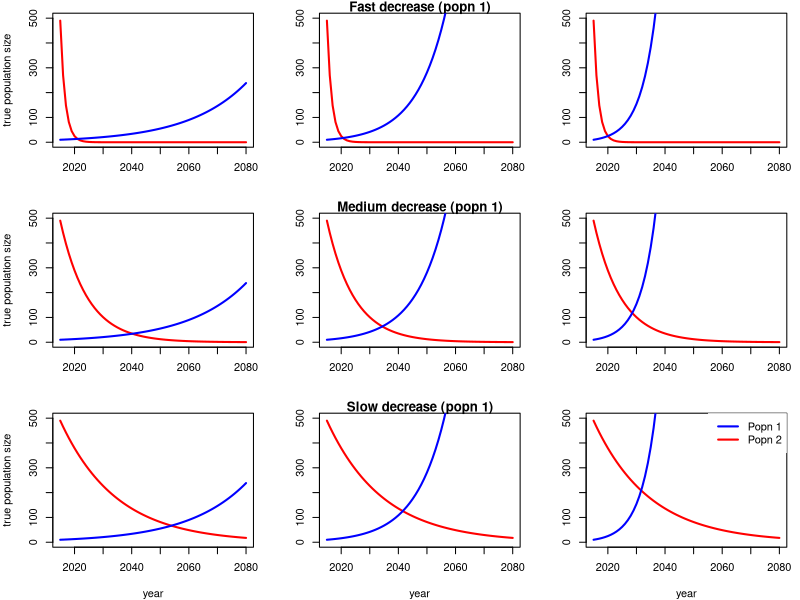
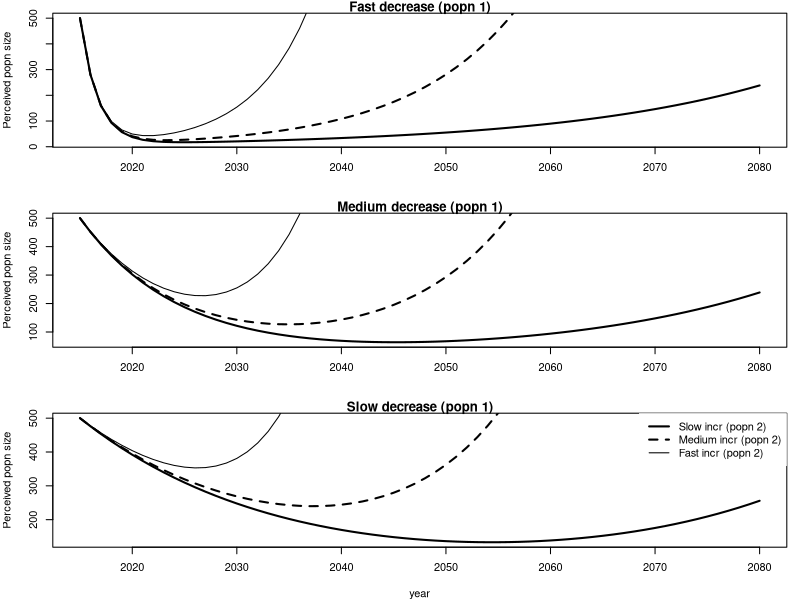
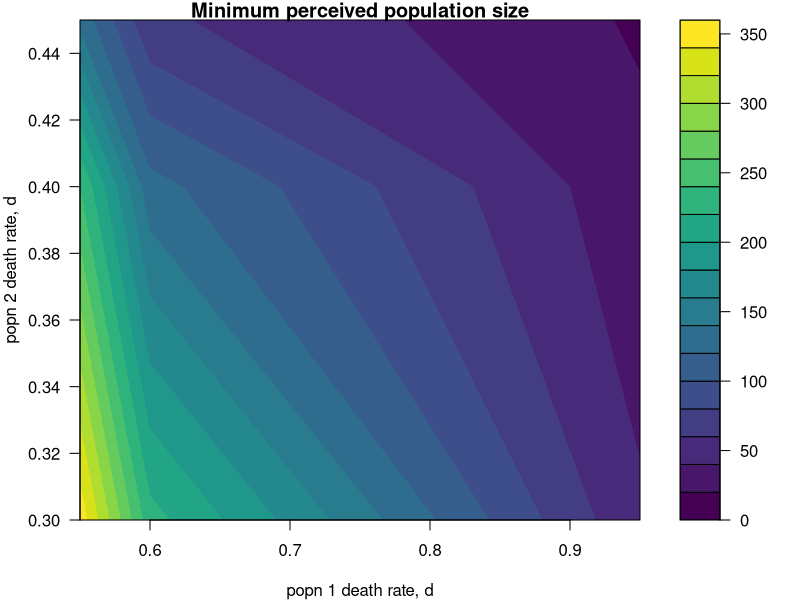

These charts were generated, in order, by the following R code:
# TOY EXAMPLE: TWO POPULATIONS ARE PERCEIVED AS ONE
# Loads a color palette
library(viridis)

# Remove all objects - always start with this
rm(list=ls())

# This function assumes geometric growth (i.e. no density dependence)
# The function will output a list of times and corresponding
# population sizes

# b: births per individual in a year
# d: prob of dying in a year
# Nstart: population size at time tstart
# tstart: the start time
# tend: the end time

GeoGrowth = function(Nstart,b,d,tstart,tend){
  Result = c(tstart,Nstart)
  N = Nstart
  for(t in seq(tstart+1,tend,1)){
    N = N + b*N - d*N # This is the core equation. It states
    # the future population size is the current population size, N,
    # + births - deaths. Then the new population size is used
    # iteratively to calculate the next year, and so forth.
    Result <- rbind(Result, data.frame(time=t, Popn.Size=N))
  } 
  return(Result)
}

# TYPE: Popn1 = GeoGrowth(490,0.5,0.95,2015,2080) INTO YOUR CONSOLE. YOU WILL
# HAVE TO HAVE RUN THE CODE FOR THE GeoGrowth FUNCTION FOR THIS TO WORK. NEXT
# TYPE Popn1 INTO THE CONSOLE. TYPE Popn1$time AND THEN Popn1$Popn.Size.

# Population 1 is the declining population. We will consider 3 scenarios
# for population 1: a) fast, b) medium, and c) slow decrease.
# The birth rate is set to 1/2 an offspring per individual per year
# and the death rate is varied to affect the rate of population decline
Popn1a = GeoGrowth(490,0.5,0.95,2015,2080)
Popn1b = GeoGrowth(490,0.5,0.6,2015,2080)
Popn1c = GeoGrowth(490,0.5,0.55,2015,2080)

# Population 2 is the increasing poulation. We will consider 3 scenarios
# a) fast, b) medium, and c) slow increase. Note the initial poulation size
# for population 2 is just 10. What is it for population 1?
Popn2a = GeoGrowth(10,0.5,0.45,2015, 2080)
Popn2b = GeoGrowth(10,0.5,0.4,2015, 2080)
Popn2c = GeoGrowth(10,0.5,0.3,2015, 2080)

#pdf("./Fig1.pdf")
# Here we make a set of figures visualizing the dynamics of the two populations
par(mfrow = c(3,3), mar = c(4,4,1,1))
plot(Popn1a$time, Popn1a$Popn.Size, xlab = "", ylab = 'true population size', typ = 'l', lwd=2,col = 'red',ylim=c(0,500))
lines(Popn2a$time, Popn2a$Popn.Size, lwd=2, col='blue')

plot(Popn1a$time, Popn1a$Popn.Size, xlab = "", ylab = "", typ = 'l', lwd=2,col = 'red',ylim=c(0,500), main = "Fast decrease (popn 1)")
lines(Popn2b$time, Popn2b$Popn.Size, lwd=2, col='blue')

plot(Popn1a$time, Popn1a$Popn.Size, xlab = "", ylab = "", typ = 'l', lwd=2,col = 'red',ylim=c(0,500))
lines(Popn2c$time, Popn2c$Popn.Size, lwd=2, col='blue')

plot(Popn1b$time, Popn1b$Popn.Size, xlab = "", ylab = 'true population size', typ = 'l', lwd=2,col = 'red',ylim=c(0,500))
lines(Popn2a$time, Popn2a$Popn.Size, lwd=2, col='blue')

plot(Popn1b$time, Popn1b$Popn.Size, xlab = "", ylab = "", typ = 'l', lwd=2,col = 'red',ylim=c(0,500), main = "Medium decrease (popn 1)")
lines(Popn2b$time, Popn2b$Popn.Size, lwd=2, col='blue')

plot(Popn1b$time, Popn1b$Popn.Size, xlab = "", ylab = "", typ = 'l', lwd=2,col = 'red',ylim=c(0,500))
lines(Popn2c$time, Popn2c$Popn.Size, lwd=2, col='blue')

plot(Popn1c$time, Popn1c$Popn.Size, xlab = "year", ylab = 'true population size', typ = 'l', lwd=2,col = 'red',ylim=c(0,500))
lines(Popn2a$time, Popn2a$Popn.Size, lwd=2, col='blue')

plot(Popn1c$time, Popn1c$Popn.Size, xlab = "year", ylab = "", typ = 'l', lwd=2,col = 'red',ylim=c(0,500), main = "Slow decrease (popn 1)")
lines(Popn2b$time, Popn2b$Popn.Size, lwd=2, col='blue')

plot(Popn1c$time, Popn1c$Popn.Size, xlab = "year", ylab = "", typ = 'l', lwd=2,col = 'red',ylim=c(0,500))
lines(Popn2c$time, Popn2c$Popn.Size, lwd=2, col='blue')
legend("topright", legend=c("Popn 1", "Popn 2"), col=c("Blue", "Red"), lwd=2, lty = 1, box.lwd = 0)
#dev.off()

# Plot the perceived population size which is the sum of the two populations
par(mfrow = c(3,1))
plot(Popn1a$time, Popn1a$Popn.Size+Popn2a$Popn.Size, lwd = 2, col = 'black', typ= "l", ylab = "Perceived popn size", xlab = "", main = "Fast decrease (popn 1)")
lines(Popn1a$time, Popn1a$Popn.Size+Popn2b$Popn.Size, lwd = 2, col = "black", lty = 2)
lines(Popn1a$time, Popn1a$Popn.Size+Popn2c$Popn.Size, lwd = 1, col = "black")

plot(Popn1b$time, Popn1b$Popn.Size+Popn2a$Popn.Size, lwd = 2, col = 'black', typ= "l", ylab = "Perceived popn size", xlab = "", main = "Medium decrease (popn 1)")
lines(Popn1b$time, Popn1b$Popn.Size+Popn2b$Popn.Size, lwd = 2, col = "black", lty = 2)
lines(Popn1b$time, Popn1b$Popn.Size+Popn2c$Popn.Size, lwd = 1, col = "black")

plot(Popn1c$time, Popn1c$Popn.Size+Popn2a$Popn.Size, lwd = 2, col = 'black', typ= "l", ylab = "Perceived popn size", xlab = "year", main = "Slow decrease (popn 1)")
lines(Popn1c$time, Popn1c$Popn.Size+Popn2b$Popn.Size, lwd = 2, col = "black", lty = 2)
lines(Popn1c$time, Popn1c$Popn.Size+Popn2c$Popn.Size, lwd = 1, col = "black")
legend("topright", legend=c("Slow incr (popn 2)", "Medium incr (popn 2)", "Fast incr (popn 2)"), col="black", lwd=c(2,2,1), lty = c(1,2,1), box.lwd = 0)

# Vector for the d values for the contour plot
# the filled.contour function only allows for increasing x- and y-values
# (i.e. d1vec and d2vec)
d1vec = c(.55, .6, .95)
d2vec = c(.3, .4, .45)
# pre-allocate the matrix of minimum values
minarray = matrix(0,3,3)

# calculate the minimum values
minarray[1,1] = min(Popn1c$Popn.Size+Popn2c$Popn.Size)
minarray[1,2] = min(Popn1c$Popn.Size+Popn2b$Popn.Size)
minarray[1,3] = min(Popn1c$Popn.Size+Popn2a$Popn.Size)
minarray[2,1] = min(Popn1b$Popn.Size+Popn2c$Popn.Size)
minarray[2,2] = min(Popn1b$Popn.Size+Popn2b$Popn.Size)
minarray[2,3] = min(Popn1b$Popn.Size+Popn2a$Popn.Size)
minarray[3,1] = min(Popn1a$Popn.Size+Popn2c$Popn.Size)
minarray[3,2] = min(Popn1a$Popn.Size+Popn2b$Popn.Size)
minarray[3,3] = min(Popn1a$Popn.Size+Popn2a$Popn.Size)

#plot the minimum values
par(mfrow = c(1,1))
filled.contour(d1vec, d2vec, minarray, xlab = "popn 1 death rate, d", ylab = "popn 2 death rate, d",color.palette=viridis, main = "Minimum perceived population size")
